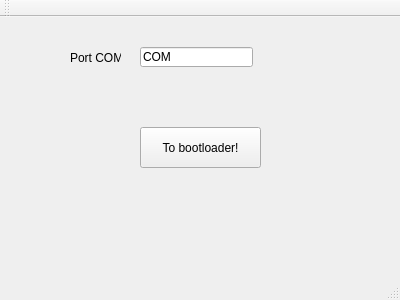
<?xml version="1.0" encoding="UTF-8"?>
<ui version="4.0">
 <class>MainWindow</class>
 <widget class="QMainWindow" name="MainWindow">
  <property name="geometry">
   <rect>
    <x>0</x>
    <y>0</y>
    <width>400</width>
    <height>300</height>
   </rect>
  </property>
  <property name="windowTitle">
   <string>MainWindow</string>
  </property>
  <widget class="QWidget" name="centralWidget">
   <widget class="QPushButton" name="pushButton">
    <property name="geometry">
     <rect>
      <x>140</x>
      <y>110</y>
      <width>121</width>
      <height>41</height>
     </rect>
    </property>
    <property name="text">
     <string>To bootloader!</string>
    </property>
   </widget>
   <widget class="QLineEdit" name="lineEdit">
    <property name="geometry">
     <rect>
      <x>140</x>
      <y>30</y>
      <width>113</width>
      <height>20</height>
     </rect>
    </property>
    <property name="text">
     <string>COM</string>
    </property>
   </widget>
   <widget class="QLabel" name="label">
    <property name="geometry">
     <rect>
      <x>70</x>
      <y>30</y>
      <width>51</width>
      <height>21</height>
     </rect>
    </property>
    <property name="text">
     <string>Port COM</string>
    </property>
   </widget>
  </widget>
  <widget class="QMenuBar" name="menuBar">
   <property name="geometry">
    <rect>
     <x>0</x>
     <y>0</y>
     <width>400</width>
     <height>21</height>
    </rect>
   </property>
  </widget>
  <widget class="QToolBar" name="mainToolBar">
   <attribute name="toolBarArea">
    <enum>TopToolBarArea</enum>
   </attribute>
   <attribute name="toolBarBreak">
    <bool>false</bool>
   </attribute>
  </widget>
  <widget class="QStatusBar" name="statusBar"/>
 </widget>
 <layoutdefault spacing="6" margin="11"/>
 <resources/>
 <connections/>
</ui>
